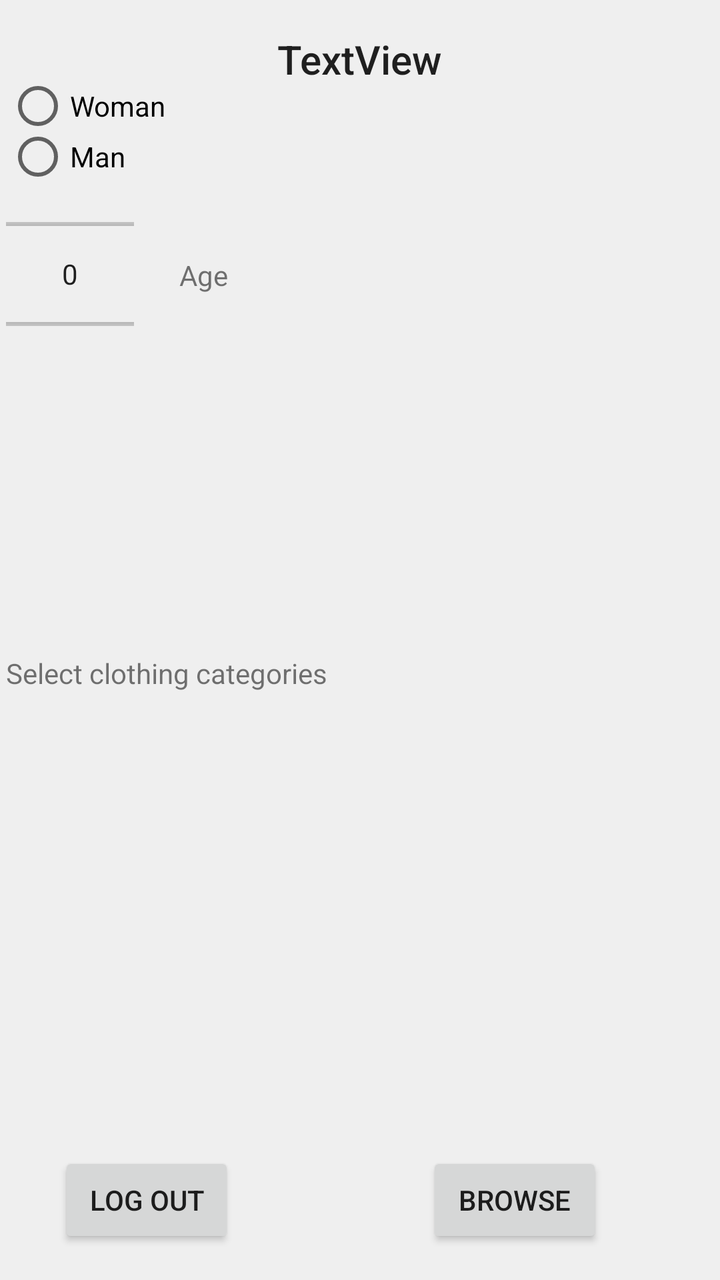
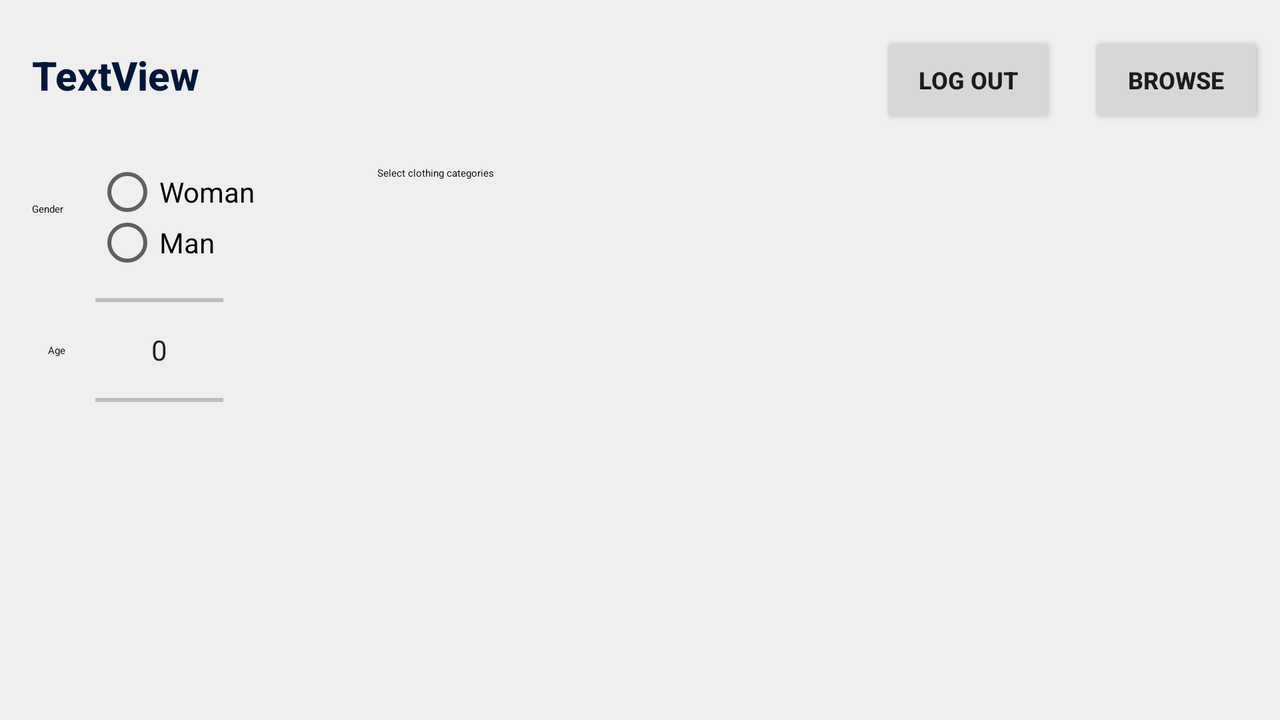

The same Android screen from two of the app's own layout files: first res/layout/ as a phone draws it, then the repository's variant for another configuration, drawn on a device whose configuration selects that folder. Both files follow.
<!-- AndroidManifest.xml: application theme AppTheme -->
<!-- res/layout/activity_user.xml -->
<?xml version="1.0" encoding="utf-8"?>
<android.support.constraint.ConstraintLayout xmlns:android="http://schemas.android.com/apk/res/android"
    xmlns:app="http://schemas.android.com/apk/res-auto"
    xmlns:tools="http://schemas.android.com/tools"
    android:layout_width="match_parent"
    android:layout_height="match_parent"
    tools:context="com.example.nicolai.clider.UserActivity">

    <TextView
        android:id="@+id/userEmail"
        android:layout_width="wrap_content"
        android:layout_height="wrap_content"
        android:layout_marginTop="16dp"
        android:text="TextView"
        android:textAppearance="@style/TextAppearance.AppCompat.Title"
        app:layout_constraintEnd_toEndOf="parent"
        app:layout_constraintLeft_toLeftOf="parent"
        app:layout_constraintRight_toRightOf="parent"
        app:layout_constraintStart_toStartOf="parent"
        app:layout_constraintTop_toTopOf="parent" />

    <Button
        android:id="@+id/buttonLogOut"
        android:layout_width="wrap_content"
        android:layout_height="wrap_content"
        android:layout_marginBottom="16dp"
        android:text="@string/logOut"
        app:layout_constraintBottom_toBottomOf="parent"
        app:layout_constraintHorizontal_bias="0.108"
        app:layout_constraintLeft_toLeftOf="parent"
        app:layout_constraintRight_toRightOf="parent" />

    <RadioGroup
        android:id="@+id/radioGroup"
        android:layout_width="185dp"
        android:layout_height="51dp"
        android:layout_marginEnd="172dp"
        android:layout_marginTop="40dp"
        app:layout_constraintEnd_toEndOf="parent"
        app:layout_constraintHorizontal_bias="1.0"
        app:layout_constraintLeft_toLeftOf="parent"
        app:layout_constraintRight_toRightOf="parent"
        app:layout_constraintTop_toTopOf="parent">

        <RadioButton
            android:id="@+id/radioButtonWoman"
            android:layout_width="wrap_content"
            android:layout_height="wrap_content"
            android:layout_weight="1"
            android:text="@string/woman" />

        <RadioButton
            android:id="@+id/radioButtonMan"
            android:layout_width="wrap_content"
            android:layout_height="wrap_content"
            android:layout_weight="1"
            android:text="@string/man" />
    </RadioGroup>

    <Button
        android:id="@+id/browse_btn"
        android:layout_width="wrap_content"
        android:layout_height="wrap_content"
        android:layout_marginBottom="16dp"
        android:layout_marginStart="96dp"
        android:text="@string/browse"
        app:layout_constraintBottom_toBottomOf="parent"
        app:layout_constraintHorizontal_bias="0.672"
        app:layout_constraintLeft_toLeftOf="parent"
        app:layout_constraintRight_toRightOf="parent"
        app:layout_constraintStart_toEndOf="@+id/buttonLogOut" />

    <ListView
        android:id="@+id/clothes_list"
        android:layout_width="0dp"
        android:layout_height="206dp"
        android:layout_marginBottom="72dp"
        android:layout_marginTop="8dp"
        android:scrollbars="vertical"
        app:layout_constraintBottom_toBottomOf="parent"
        app:layout_constraintEnd_toEndOf="parent"
        app:layout_constraintHorizontal_bias="0.0"
        app:layout_constraintLeft_toLeftOf="parent"
        app:layout_constraintRight_toRightOf="parent"
        app:layout_constraintStart_toStartOf="parent"
        app:layout_constraintTop_toTopOf="parent"
        app:layout_constraintVertical_bias="0.977" />

    <NumberPicker
        android:id="@+id/numberPicker_age"
        android:layout_width="wrap_content"
        android:layout_height="66dp"
        android:layout_marginTop="104dp"
        app:layout_constraintLeft_toLeftOf="parent"
        app:layout_constraintStart_toStartOf="@+id/radioGroup"
        app:layout_constraintTop_toTopOf="parent" />

    <TextView
        android:id="@+id/textView"
        android:layout_width="wrap_content"
        android:layout_height="wrap_content"
        android:layout_marginEnd="8dp"
        android:layout_marginStart="8dp"
        android:layout_marginTop="128dp"
        android:text="@string/age"
        app:layout_constraintEnd_toEndOf="parent"
        app:layout_constraintHorizontal_bias="0.255"
        app:layout_constraintStart_toStartOf="parent"
        app:layout_constraintTop_toTopOf="parent" />

    <TextView
        android:id="@+id/textView2"
        android:layout_width="wrap_content"
        android:layout_height="wrap_content"
        android:layout_marginBottom="8dp"
        android:text="@string/preferences"
        app:layout_constraintBottom_toTopOf="@+id/clothes_list"
        app:layout_constraintStart_toStartOf="@+id/numberPicker_age" />

</android.support.constraint.ConstraintLayout>
<!-- resources referenced by this layout -->
<resources>
  <string name="age">Age</string>
  <string name="browse">Browse</string>
  <string name="logOut">Log out</string>
  <string name="man">Man</string>
  <string name="preferences">Select clothing categories</string>
  <string name="woman">Woman</string>
  <style name="AppTheme" parent="Theme.AppCompat.Light.DarkActionBar">
          
          <item name="colorPrimary">@color/colorPrimary</item>
          <item name="colorPrimaryDark">@color/colorPrimaryDark</item>
          <item name="colorAccent">@color/colorAccent</item>
  
          <item name="android:colorBackground">@color/backgroundColor</item>
      </style>
  <color name="colorPrimary">#00163a</color>
  <color name="colorPrimaryDark">#00163a</color>
  <color name="colorAccent">#3596ff</color>
  <color name="backgroundColor">#efefef</color>
</resources>
<!-- res/layout-land/activity_user.xml (the repository's variant of the layout above) -->
<!-- drawn on the phone turned sideways -->
<?xml version="1.0" encoding="utf-8"?>
<android.support.constraint.ConstraintLayout xmlns:android="http://schemas.android.com/apk/res/android"
    xmlns:app="http://schemas.android.com/apk/res-auto"
    xmlns:tools="http://schemas.android.com/tools"
    android:layout_width="match_parent"
    android:layout_height="match_parent"
    tools:context="com.example.nicolai.clider.Activities.UserActivity"
    tools:layout_editor_absoluteY="73dp">

    <TextView
        android:id="@+id/txtGender2"
        android:layout_width="wrap_content"
        android:layout_height="wrap_content"
        android:layout_marginBottom="8dp"
        android:layout_marginStart="16dp"
        android:text="@string/gender"
        android:textAppearance="@style/LabelText"
        app:layout_constraintBottom_toBottomOf="@+id/radioGroup"
        app:layout_constraintStart_toStartOf="parent"
        app:layout_constraintTop_toTopOf="@+id/radioGroup" />

    <TextView
        android:id="@+id/userEmail"
        android:layout_width="wrap_content"
        android:layout_height="wrap_content"
        android:layout_marginStart="16dp"
        android:layout_marginTop="24dp"
        android:text="TextView"
        android:textAppearance="@style/TextAppearance.AppCompat.Title"
        android:textColor="@color/colorPrimary"
        android:textStyle="bold"
        app:layout_constraintStart_toStartOf="parent"
        app:layout_constraintTop_toTopOf="parent" />

    <RadioGroup
        android:id="@+id/radioGroup"
        android:layout_width="133dp"
        android:layout_height="51dp"
        android:layout_marginStart="16dp"
        android:layout_marginTop="32dp"
        app:layout_constraintStart_toEndOf="@+id/txtGender2"
        app:layout_constraintTop_toBottomOf="@+id/userEmail">

        <RadioButton
            android:id="@+id/radioButtonWoman"
            android:layout_width="wrap_content"
            android:layout_height="wrap_content"
            android:layout_weight="1"
            android:text="@string/woman" />

        <RadioButton
            android:id="@+id/radioButtonMan"
            android:layout_width="wrap_content"
            android:layout_height="wrap_content"
            android:layout_weight="1"
            android:text="@string/man" />
    </RadioGroup>

    <NumberPicker
        android:id="@+id/numberPicker_age"
        android:layout_width="wrap_content"
        android:layout_height="66dp"
        android:layout_marginTop="8dp"
        app:layout_constraintStart_toStartOf="@+id/radioGroup"
        app:layout_constraintTop_toBottomOf="@+id/radioGroup" />

    <TextView
        android:id="@+id/textView"
        android:layout_width="wrap_content"
        android:layout_height="wrap_content"
        android:layout_marginBottom="8dp"
        android:layout_marginStart="8dp"
        android:layout_marginTop="8dp"
        android:text="@string/age"
        android:textAppearance="@style/LabelText"
        app:layout_constraintBottom_toBottomOf="@+id/numberPicker_age"
        app:layout_constraintStart_toStartOf="@+id/txtGender2"
        app:layout_constraintTop_toTopOf="@+id/numberPicker_age" />

    <ListView
        android:id="@+id/clothes_list"
        android:layout_width="0dp"
        android:layout_height="0dp"
        android:layout_marginBottom="8dp"
        android:layout_marginEnd="8dp"
        android:layout_marginTop="8dp"
        android:scrollbars="vertical"
        app:layout_constraintBottom_toBottomOf="parent"
        app:layout_constraintEnd_toEndOf="parent"
        app:layout_constraintHorizontal_bias="0.0"
        app:layout_constraintStart_toStartOf="@+id/textView2"
        app:layout_constraintTop_toBottomOf="@+id/textView2" />

    <TextView
        android:id="@+id/textView2"
        android:layout_width="wrap_content"
        android:layout_height="wrap_content"
        android:layout_marginStart="8dp"
        android:text="@string/preferences"
        android:textAppearance="@style/LabelText"
        app:layout_constraintStart_toEndOf="@+id/radioGroup"
        app:layout_constraintTop_toTopOf="@+id/radioGroup" />

    <Button
        android:id="@+id/buttonLogOut"
        android:layout_width="wrap_content"
        android:layout_height="wrap_content"
        android:layout_marginEnd="16dp"
        android:layout_marginTop="16dp"
        android:text="@string/logOut"
        android:textSize="12sp"
        android:textStyle="bold"
        app:layout_constraintEnd_toStartOf="@+id/browse_btn"
        app:layout_constraintTop_toTopOf="parent" />

    <Button
        android:id="@+id/browse_btn"
        android:layout_width="wrap_content"
        android:layout_height="wrap_content"
        android:layout_marginEnd="8dp"
        android:text="@string/browse"
        android:textSize="12sp"
        android:textStyle="bold"
        app:layout_constraintEnd_toEndOf="parent"
        app:layout_constraintTop_toTopOf="@+id/buttonLogOut" />

</android.support.constraint.ConstraintLayout>
<!-- resources referenced by the variant -->
<!-- as the phone turned sideways resolves them -->
<resources>
  <color name="colorPrimary">#00163a</color>
  <string name="age">Age</string>
  <string name="browse">Browse</string>
  <string name="gender">Gender</string>
  <string name="logOut">Log out</string>
  <string name="man">Man</string>
  <string name="preferences">Select clothing categories</string>
  <string name="woman">Woman</string>
  <style name="AppTheme" parent="Theme.AppCompat.Light.DarkActionBar">
          
          <item name="colorPrimary">@color/colorPrimary</item>
          <item name="colorPrimaryDark">@color/colorPrimaryDark</item>
          <item name="colorAccent">@color/colorAccent</item>
  
          <item name="android:colorBackground">@color/backgroundColor</item>
      </style>
  <color name="colorPrimaryDark">#00163a</color>
  <color name="colorAccent">#3596ff</color>
  <color name="backgroundColor">#efefef</color>
</resources>
